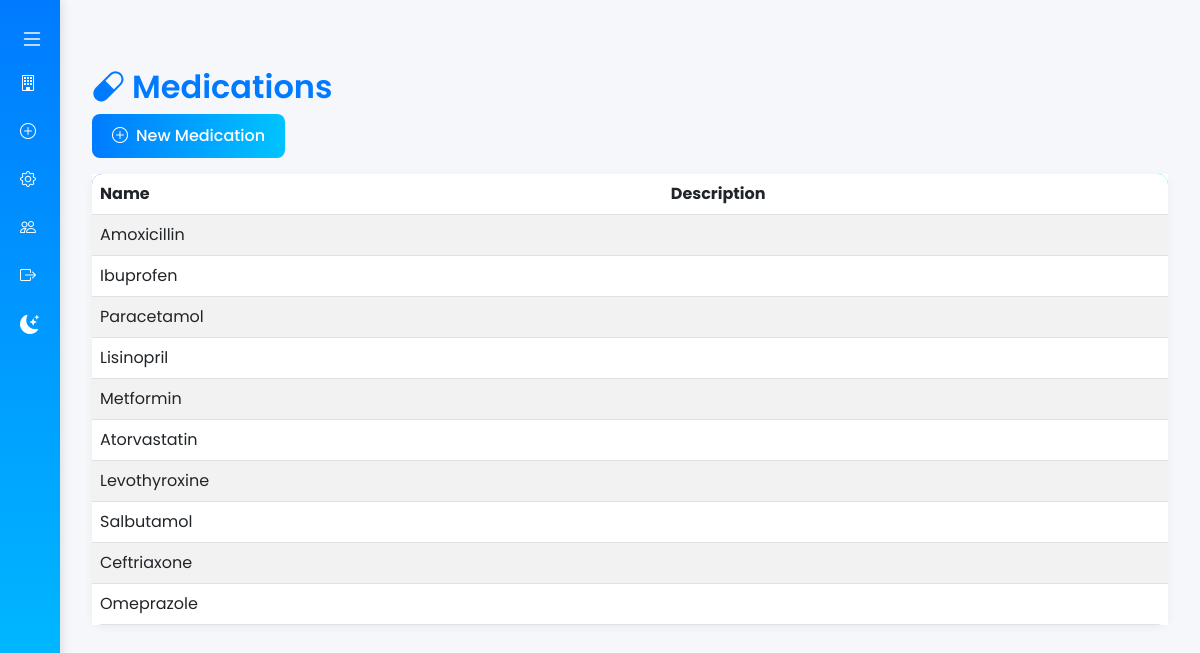
Page /patients/medications/ (signed in) on the committed database.
### manager/models.py (models this page shows, shortened)
class Medication(models.Model):
    name           = models.CharField(max_length=200)
    form           = models.CharField(max_length=100)
    quantity       = models.PositiveIntegerField()
    price          = models.DecimalField(max_digits=8, decimal_places=2)
    barcode        = models.CharField(max_length=64, unique=True, null=True, blank=True)
    default_dosage = models.CharField(
        max_length=100,
        blank=True,
        null=True,
        help_text="Suggested dosage to auto-populate"
    )

### manager/views.py (the view)
# urls.py: path("medications/",      MedicationListView.as_view(), name="medication_list"),
class MedicationListView(LoginRequiredMixin, HospitalmanagerRequiredMixin, ListView):
    model = Medication
    template_name = 'medications/medication_list.html'
    context_object_name = 'medications'

### manager/views.py (called while the page is built)
    def test_func(self):
        return (
            self.request.user.is_authenticated and
            (self.request.user.role == "hospital_manager" or self.request.user.is_superuser)
        )

### templates/medications/medication_list.html (shortened to what this page needs)
{% extends "base.html" %}
{% block content %}
<div class="container mt-5">
    <h2><i class="bi bi-capsule me-2"></i>Medications</h2>
    <a href="{% url 'manager:medication_create' %}" class="btn btn-primary mb-3"><i class="bi bi-plus-circle me-2"></i>New Medication</a>
    <div class="card">
        <div class="card-body p-0">
            <table class="table table-striped mb-0">
                <thead>
                    <tr>
                        <th>Name</th>
                        <th>Description</th>
                    </tr>
                </thead>
                <tbody>
                    {% for medication in medications %}
                    <tr>
                        <td>{{ medication.name }}</td>
                        <td>{{ medication.description }}</td>
                    </tr>
                    {% empty %}
                    <tr><td colspan="2" class="text-center">No medications found.</td></tr>
                    {% endfor %}
                </tbody>
            </table>
        </div>
    </div>
</div>
{% endblock %}

### templates/base.html (style rules this page uses)
:root { --body-bg: #f5f7fa; --body-color: #333; --main-content-bg: #f5f7fa; --sidebar-bg: linear-gradient(180deg, #007bff, #00c4ff); --card-bg: white; --table-bg: transparent; --table-color: #333; --table-border-color: #dee2e6; --table-hover-bg: #f1f4f8; --table-striped-bg: rgba(0, 0, 0, 0.05); }
body { background-color: var(--body-bg); font-family: 'Poppins', sans-serif; color: var(--body-color); display: flex; min-height: 100vh; margin: 0; transition: background-color 0.3s ease, color 0.3s ease; }
.container { max-width: 1200px; }
h2, h4, h5 { color: #007bff; font-weight: 600; }
.btn-primary { background: linear-gradient(90deg, #007bff, #00c4ff); border: none; border-radius: 8px; padding: 10px 20px; font-weight: 500; transition: all 0.3s ease; }
.table { background-color: var(--table-bg); color: var(--table-color); border-color: var(--table-border-color); border-radius: 10px; overflow: hidden; box-shadow: none; }
.table thead { background: linear-gradient(90deg, #007bff, #00c4ff); color: white; }
.table-striped tbody tr:nth-of-type(odd) { background-color: var(--table-striped-bg); }
.table th, .table td { border-color: var(--table-border-color); }
.card { border: none; border-radius: 10px; box-shadow: 0 2px 10px rgba(0, 0, 0, 0.05); background-color: var(--card-bg) !important; transition: background-color 0.3s ease; }
.card-body { background-color: var(--card-bg) !important; transition: background-color 0.3s ease; }

### rows in the picture
Medication: name "Amoxicillin"
Medication: name "Ibuprofen"
Medication: name "Paracetamol"
Medication: name "Lisinopril"
Medication: name "Metformin"
Medication: name "Atorvastatin"
Medication: name "Levothyroxine"
Medication: name "Salbutamol"
Medication: name "Ceftriaxone"
Medication: name "Omeprazole"
